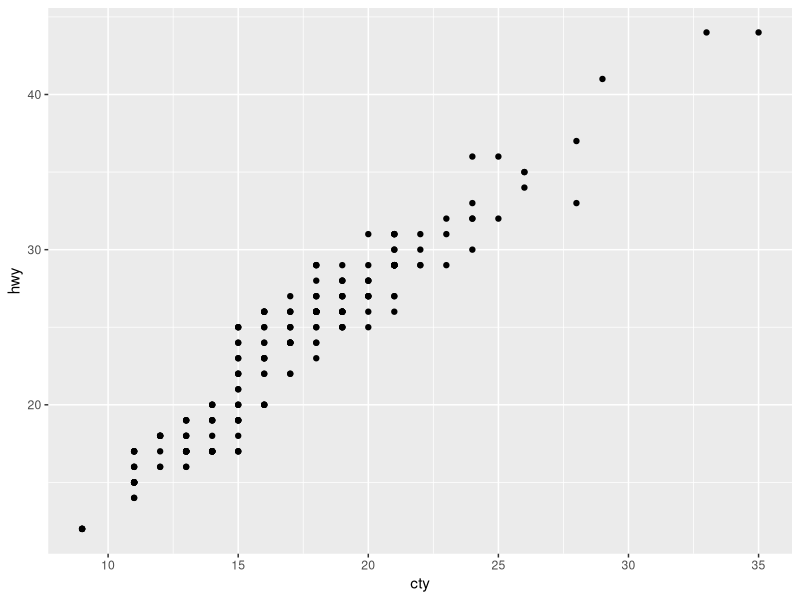
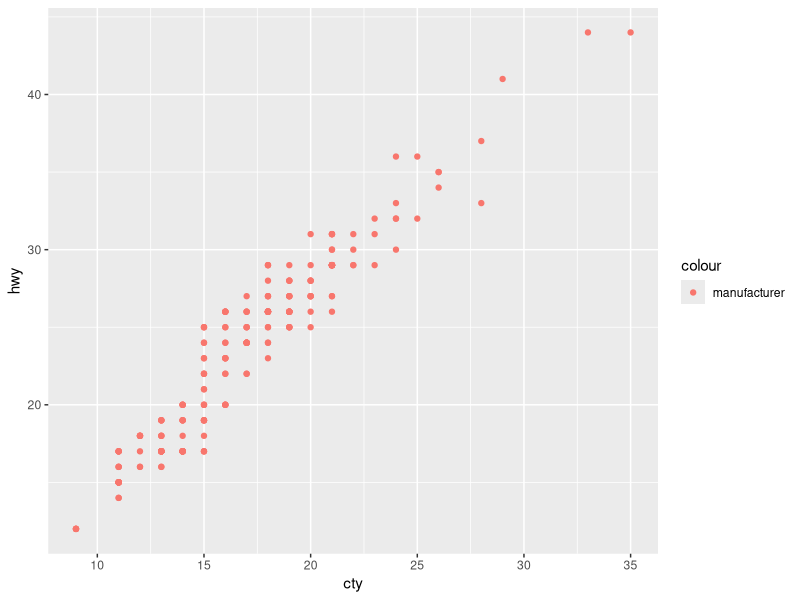
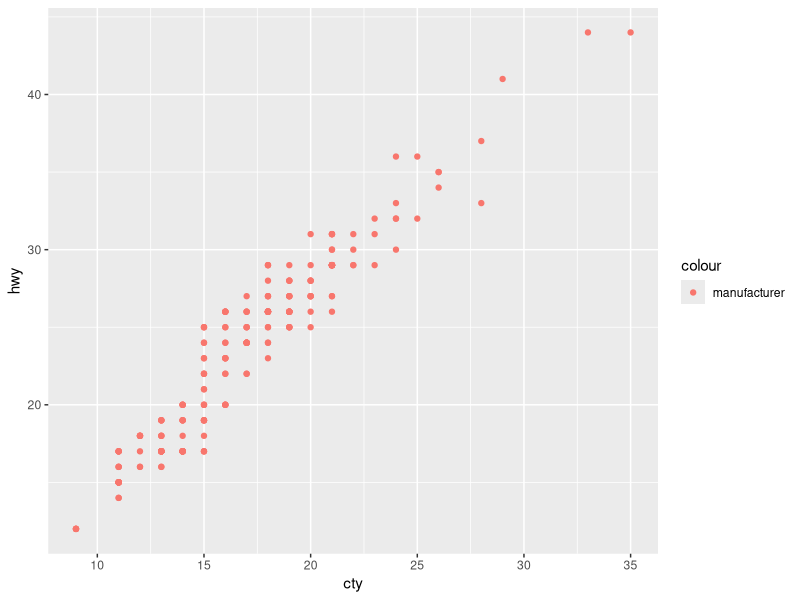
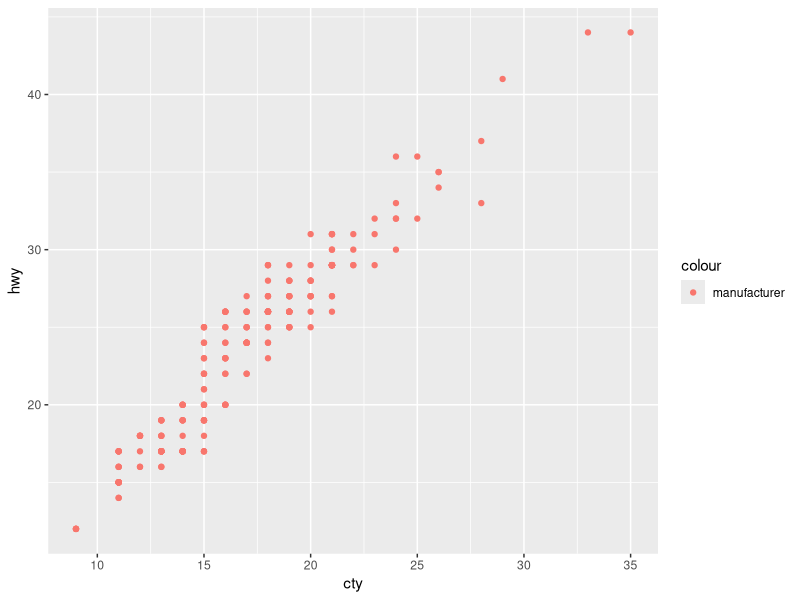
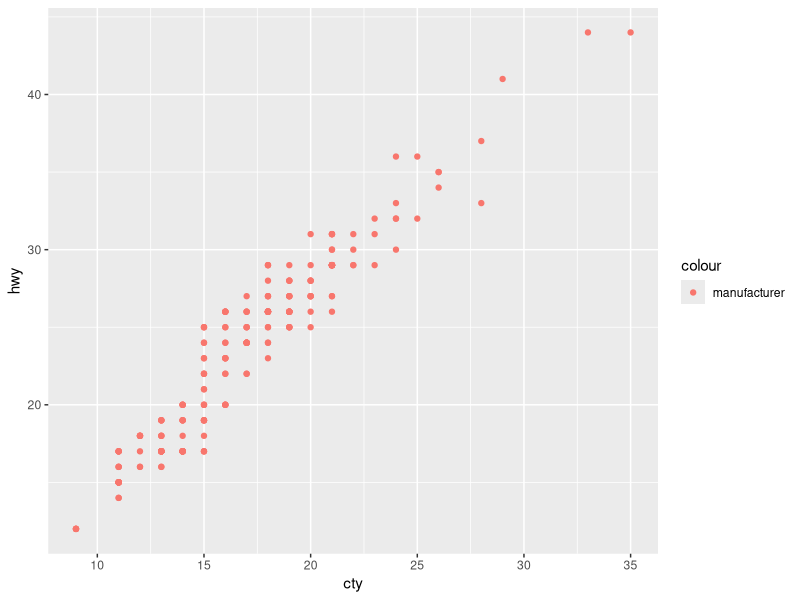

R code for these plots, in order:
# ggplot2
# gg - gramer of graphic 
# major parts

# mapping  , data row and cols dataframe
# Aesthetic , color , size , shape 
# Geomtory , which plot 

# like cat is gemotory , its color is shape size is aesthetics , and how many mapping

# ggplot(data= df , aes (x =height , y=width )) + geom_bar

data("mpg")
install.packages("ggplot2", dependencies = TRUE)
library(ggplot2)

# Data load data

ggplot(data=mpg , aes( x= cty , y=hwy))+geom_point()
p1 <- ggplot(data=mpg , aes( x= cty , y=hwy , col ='manufacturer'))+geom_point()

p1


p1

ggsave("mpgplot.pdf",plot =p1 ,width= 8 , height = 10  , units = "in")


# save in png
ggsave("mpgplotpng.png",plot =p1 ,width= 8 , height = 10  , units = "in" , dpi = 300)
